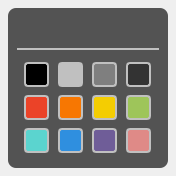
<?xml version="1.0" encoding="UTF-8"?>
<ui version="4.0">
 <class>OPainterColorPanel</class>
 <widget class="QWidget" name="OPainterColorPanel">
  <property name="geometry">
   <rect>
    <x>0</x>
    <y>0</y>
    <width>176</width>
    <height>176</height>
   </rect>
  </property>
  <property name="sizePolicy">
   <sizepolicy hsizetype="Fixed" vsizetype="Fixed">
    <horstretch>0</horstretch>
    <verstretch>0</verstretch>
   </sizepolicy>
  </property>
  <property name="windowTitle">
   <string>Form</string>
  </property>
  <layout class="QGridLayout" name="gridLayout">
   <property name="leftMargin">
    <number>8</number>
   </property>
   <property name="topMargin">
    <number>8</number>
   </property>
   <property name="rightMargin">
    <number>8</number>
   </property>
   <property name="bottomMargin">
    <number>8</number>
   </property>
   <property name="spacing">
    <number>4</number>
   </property>
   <item row="0" column="0">
    <widget class="QFrame" name="color_frame">
     <property name="minimumSize">
      <size>
       <width>160</width>
       <height>160</height>
      </size>
     </property>
     <property name="palette">
      <palette>
       <active>
        <colorrole role="Button">
         <brush brushstyle="SolidPattern">
          <color alpha="255">
           <red>83</red>
           <green>83</green>
           <blue>83</blue>
          </color>
         </brush>
        </colorrole>
        <colorrole role="Base">
         <brush brushstyle="SolidPattern">
          <color alpha="255">
           <red>83</red>
           <green>83</green>
           <blue>83</blue>
          </color>
         </brush>
        </colorrole>
        <colorrole role="Window">
         <brush brushstyle="SolidPattern">
          <color alpha="255">
           <red>83</red>
           <green>83</green>
           <blue>83</blue>
          </color>
         </brush>
        </colorrole>
       </active>
       <inactive>
        <colorrole role="Button">
         <brush brushstyle="SolidPattern">
          <color alpha="255">
           <red>83</red>
           <green>83</green>
           <blue>83</blue>
          </color>
         </brush>
        </colorrole>
        <colorrole role="Base">
         <brush brushstyle="SolidPattern">
          <color alpha="255">
           <red>83</red>
           <green>83</green>
           <blue>83</blue>
          </color>
         </brush>
        </colorrole>
        <colorrole role="Window">
         <brush brushstyle="SolidPattern">
          <color alpha="255">
           <red>83</red>
           <green>83</green>
           <blue>83</blue>
          </color>
         </brush>
        </colorrole>
       </inactive>
       <disabled>
        <colorrole role="Button">
         <brush brushstyle="SolidPattern">
          <color alpha="255">
           <red>83</red>
           <green>83</green>
           <blue>83</blue>
          </color>
         </brush>
        </colorrole>
        <colorrole role="Base">
         <brush brushstyle="SolidPattern">
          <color alpha="255">
           <red>83</red>
           <green>83</green>
           <blue>83</blue>
          </color>
         </brush>
        </colorrole>
        <colorrole role="Window">
         <brush brushstyle="SolidPattern">
          <color alpha="255">
           <red>83</red>
           <green>83</green>
           <blue>83</blue>
          </color>
         </brush>
        </colorrole>
       </disabled>
      </palette>
     </property>
     <property name="autoFillBackground">
      <bool>false</bool>
     </property>
     <property name="styleSheet">
      <string notr="true">border-radius: 8px;
background: #535353;</string>
     </property>
     <property name="frameShape">
      <enum>QFrame::StyledPanel</enum>
     </property>
     <property name="frameShadow">
      <enum>QFrame::Raised</enum>
     </property>
     <layout class="QVBoxLayout" name="layout_central">
      <property name="leftMargin">
       <number>9</number>
      </property>
      <item>
       <widget class="QFrame" name="weight_box">
        <property name="minimumSize">
         <size>
          <width>0</width>
          <height>25</height>
         </size>
        </property>
        <property name="maximumSize">
         <size>
          <width>16777215</width>
          <height>25</height>
         </size>
        </property>
        <property name="autoFillBackground">
         <bool>false</bool>
        </property>
        <property name="styleSheet">
         <string notr="true"> QToolButton {
	background-color: transparent;
	background-repeat: no-repeat;
	background-position: center;
	border-radius: 4px;
}
QToolButton#weight_1 {
	background-image:url(:/resources/icon/weight_point_1.png) ;
}
QToolButton#weight_1:hover,QToolButton#weight_1:!hover:checked{
	background-image:url(:/resources/icon/weight_point_1_active.png) ;
}
QToolButton#weight_2 {
	background-image:url(:/resources/icon/weight_point_2.png) ;
}
QToolButton#weight_2:hover,QToolButton#weight_2:!hover:checked{
	background-image:url(:/resources/icon/weight_point_2_active.png) ;
}
QToolButton#weight_3 {
	background-image:url(:/resources/icon/weight_point_3.png) ;
}
QToolButton#weight_3:hover,QToolButton#weight_3:!hover:checked{
	background-image:url(:/resources/icon/weight_point_3_active.png) ;
}
QToolButton#weight_4 {
	background-image:url(:/resources/icon/weight_point_4.png) ;
}
QToolButton#weight_4:hover,QToolButton#weight_4:!hover:checked{
	background-image:url(:/resources/icon/weight_point_4_active.png) ;
}</string>
        </property>
        <property name="frameShape">
         <enum>QFrame::StyledPanel</enum>
        </property>
        <property name="frameShadow">
         <enum>QFrame::Raised</enum>
        </property>
        <layout class="QHBoxLayout" name="layout_weight">
         <property name="spacing">
          <number>4</number>
         </property>
         <property name="leftMargin">
          <number>0</number>
         </property>
         <property name="topMargin">
          <number>0</number>
         </property>
         <property name="rightMargin">
          <number>0</number>
         </property>
         <property name="bottomMargin">
          <number>0</number>
         </property>
         <item>
          <widget class="QToolButton" name="weight_1">
           <property name="minimumSize">
            <size>
             <width>25</width>
             <height>25</height>
            </size>
           </property>
           <property name="text">
            <string/>
           </property>
           <property name="checkable">
            <bool>true</bool>
           </property>
          </widget>
         </item>
         <item>
          <widget class="QToolButton" name="weight_2">
           <property name="text">
            <string/>
           </property>
           <property name="checkable">
            <bool>true</bool>
           </property>
          </widget>
         </item>
         <item>
          <widget class="QToolButton" name="weight_3">
           <property name="text">
            <string/>
           </property>
           <property name="checkable">
            <bool>true</bool>
           </property>
          </widget>
         </item>
         <item>
          <widget class="QToolButton" name="weight_4">
           <property name="text">
            <string/>
           </property>
           <property name="checkable">
            <bool>true</bool>
           </property>
           <property name="checked">
            <bool>false</bool>
           </property>
          </widget>
         </item>
        </layout>
       </widget>
      </item>
      <item>
       <widget class="QWidget" name="color_line" native="true">
        <property name="minimumSize">
         <size>
          <width>0</width>
          <height>2</height>
         </size>
        </property>
        <property name="maximumSize">
         <size>
          <width>16777215</width>
          <height>2</height>
         </size>
        </property>
        <property name="autoFillBackground">
         <bool>false</bool>
        </property>
        <property name="styleSheet">
         <string notr="true"> background:#c0c0c0;border-radius:4px;</string>
        </property>
       </widget>
      </item>
      <item>
       <widget class="QWidget" name="color_box" native="true">
        <property name="styleSheet">
         <string notr="true">QToolButton{
	border: 2px solid #c0c0c0; 
	background-color:#000;
	border-radius:4px;
}

QToolButton:hover, QToolButton:!hover:checked{
	border-color: #fff; 
}</string>
        </property>
        <layout class="QGridLayout" name="layout_color">
         <property name="leftMargin">
          <number>0</number>
         </property>
         <property name="topMargin">
          <number>0</number>
         </property>
         <property name="rightMargin">
          <number>0</number>
         </property>
         <property name="bottomMargin">
          <number>0</number>
         </property>
         <property name="spacing">
          <number>2</number>
         </property>
         <item row="0" column="3">
          <widget class="QToolButton" name="color_4">
           <property name="minimumSize">
            <size>
             <width>25</width>
             <height>25</height>
            </size>
           </property>
           <property name="maximumSize">
            <size>
             <width>25</width>
             <height>25</height>
            </size>
           </property>
           <property name="autoFillBackground">
            <bool>false</bool>
           </property>
           <property name="styleSheet">
            <string notr="true">background:#333;</string>
           </property>
           <property name="checkable">
            <bool>true</bool>
           </property>
          </widget>
         </item>
         <item row="0" column="1">
          <widget class="QToolButton" name="color_2">
           <property name="minimumSize">
            <size>
             <width>25</width>
             <height>25</height>
            </size>
           </property>
           <property name="maximumSize">
            <size>
             <width>25</width>
             <height>25</height>
            </size>
           </property>
           <property name="autoFillBackground">
            <bool>false</bool>
           </property>
           <property name="styleSheet">
            <string notr="true">background:#c0c0c0;</string>
           </property>
           <property name="checkable">
            <bool>true</bool>
           </property>
          </widget>
         </item>
         <item row="1" column="0">
          <widget class="QToolButton" name="color_5">
           <property name="minimumSize">
            <size>
             <width>25</width>
             <height>25</height>
            </size>
           </property>
           <property name="maximumSize">
            <size>
             <width>25</width>
             <height>25</height>
            </size>
           </property>
           <property name="autoFillBackground">
            <bool>false</bool>
           </property>
           <property name="styleSheet">
            <string notr="true">background:#eb4328;</string>
           </property>
           <property name="checkable">
            <bool>true</bool>
           </property>
          </widget>
         </item>
         <item row="1" column="1">
          <widget class="QToolButton" name="color_6">
           <property name="minimumSize">
            <size>
             <width>25</width>
             <height>25</height>
            </size>
           </property>
           <property name="maximumSize">
            <size>
             <width>25</width>
             <height>25</height>
            </size>
           </property>
           <property name="autoFillBackground">
            <bool>false</bool>
           </property>
           <property name="styleSheet">
            <string notr="true">background:#f77702;</string>
           </property>
           <property name="checkable">
            <bool>true</bool>
           </property>
          </widget>
         </item>
         <item row="1" column="3">
          <widget class="QToolButton" name="color_8">
           <property name="minimumSize">
            <size>
             <width>25</width>
             <height>25</height>
            </size>
           </property>
           <property name="maximumSize">
            <size>
             <width>25</width>
             <height>25</height>
            </size>
           </property>
           <property name="autoFillBackground">
            <bool>false</bool>
           </property>
           <property name="styleSheet">
            <string notr="true">background:#9ec55a;</string>
           </property>
           <property name="checkable">
            <bool>true</bool>
           </property>
          </widget>
         </item>
         <item row="1" column="2">
          <widget class="QToolButton" name="color_7">
           <property name="minimumSize">
            <size>
             <width>25</width>
             <height>25</height>
            </size>
           </property>
           <property name="maximumSize">
            <size>
             <width>25</width>
             <height>25</height>
            </size>
           </property>
           <property name="autoFillBackground">
            <bool>false</bool>
           </property>
           <property name="styleSheet">
            <string notr="true">background:#f4cd02</string>
           </property>
           <property name="checkable">
            <bool>true</bool>
           </property>
          </widget>
         </item>
         <item row="0" column="2">
          <widget class="QToolButton" name="color_3">
           <property name="minimumSize">
            <size>
             <width>25</width>
             <height>25</height>
            </size>
           </property>
           <property name="maximumSize">
            <size>
             <width>25</width>
             <height>25</height>
            </size>
           </property>
           <property name="autoFillBackground">
            <bool>false</bool>
           </property>
           <property name="styleSheet">
            <string notr="true">background:#7f7f7f;</string>
           </property>
           <property name="checkable">
            <bool>true</bool>
           </property>
          </widget>
         </item>
         <item row="2" column="0">
          <widget class="QToolButton" name="color_9">
           <property name="minimumSize">
            <size>
             <width>25</width>
             <height>25</height>
            </size>
           </property>
           <property name="maximumSize">
            <size>
             <width>25</width>
             <height>25</height>
            </size>
           </property>
           <property name="autoFillBackground">
            <bool>false</bool>
           </property>
           <property name="styleSheet">
            <string notr="true">background:#5bd4cf;</string>
           </property>
           <property name="checkable">
            <bool>true</bool>
           </property>
          </widget>
         </item>
         <item row="2" column="1">
          <widget class="QToolButton" name="color_10">
           <property name="minimumSize">
            <size>
             <width>25</width>
             <height>25</height>
            </size>
           </property>
           <property name="maximumSize">
            <size>
             <width>25</width>
             <height>25</height>
            </size>
           </property>
           <property name="autoFillBackground">
            <bool>false</bool>
           </property>
           <property name="styleSheet">
            <string notr="true">background:#2f8fdf;</string>
           </property>
           <property name="checkable">
            <bool>true</bool>
           </property>
          </widget>
         </item>
         <item row="2" column="2">
          <widget class="QToolButton" name="color_11">
           <property name="minimumSize">
            <size>
             <width>25</width>
             <height>25</height>
            </size>
           </property>
           <property name="maximumSize">
            <size>
             <width>25</width>
             <height>25</height>
            </size>
           </property>
           <property name="autoFillBackground">
            <bool>false</bool>
           </property>
           <property name="styleSheet">
            <string notr="true">background:#6f5d98;</string>
           </property>
           <property name="checkable">
            <bool>true</bool>
           </property>
          </widget>
         </item>
         <item row="2" column="3">
          <widget class="QToolButton" name="color_12">
           <property name="minimumSize">
            <size>
             <width>25</width>
             <height>25</height>
            </size>
           </property>
           <property name="maximumSize">
            <size>
             <width>25</width>
             <height>25</height>
            </size>
           </property>
           <property name="autoFillBackground">
            <bool>false</bool>
           </property>
           <property name="styleSheet">
            <string notr="true">background:#df8a87;</string>
           </property>
           <property name="checkable">
            <bool>true</bool>
           </property>
          </widget>
         </item>
         <item row="0" column="0">
          <widget class="QToolButton" name="color_1">
           <property name="minimumSize">
            <size>
             <width>25</width>
             <height>25</height>
            </size>
           </property>
           <property name="maximumSize">
            <size>
             <width>25</width>
             <height>25</height>
            </size>
           </property>
           <property name="autoFillBackground">
            <bool>false</bool>
           </property>
           <property name="styleSheet">
            <string notr="true">background:#000000;</string>
           </property>
           <property name="checkable">
            <bool>true</bool>
           </property>
          </widget>
         </item>
        </layout>
       </widget>
      </item>
     </layout>
    </widget>
   </item>
  </layout>
 </widget>
 <resources/>
 <connections/>
</ui>
